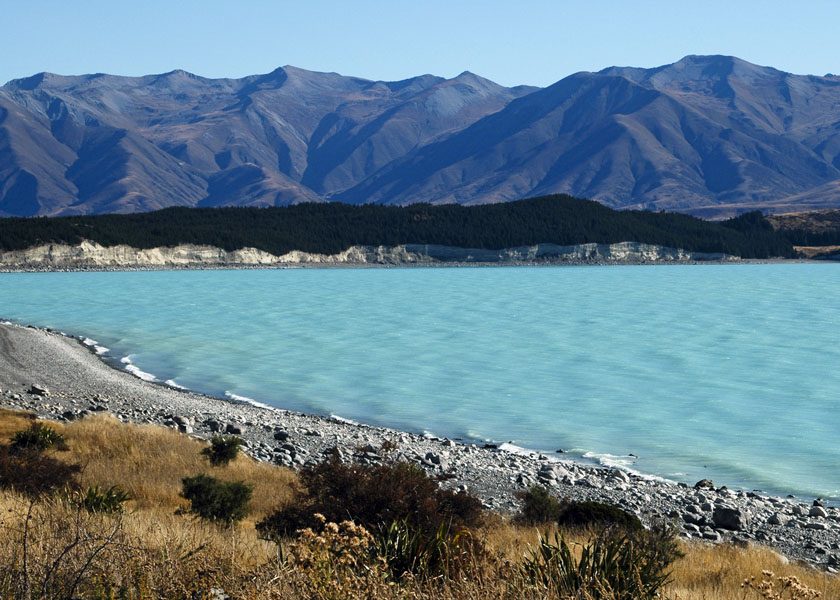
#> input picture OpenCV/01 info Operaciones basicas con imagenes/New_Zealand_Lake.jpg, 840 x 600 px, given in place of the camera
$ python '16 Usando_camara_OpenCV.py' '01 info Operaciones basicas con imagenes/New_Zealand_Lake.jpg'
#> lines starting #> are read from the running program, lines starting #| are printed output that depends on the picture

# ******************************************
# ***** 16 Usando la camara en OpenCV
# ******************************************
import cv2
import sys

# especificamos un índice de dispositivo de cámara predeterminado de cero.
s = 0
print(sys.argv)  # contiene los argumentos de la librería sys, por ejemplo 0 es la ruta
# ['C:\\Users\\jgomcano\\PycharmProjects\\guiapython\\OpenCV\\Usando la camara en openCV\\16 Usando_camara_OpenCV.py']
# y simplemente estamos verificando si hubo una especificación de línea de comando para anular ese valor predeterminado.
if len(sys.argv) > 1:
    s = sys.argv[1]
print(s)  # 0
source = cv2.VideoCapture(s)  # llamamos a la clase de captura de video para crear un objeto de captura de video,
#  Con el índice 0 accederá a la cámara predeterminada en su sistema, si no hay que indicarlo
win_name = 'Vista de camara'
# estamos creando una ventana con nombre, que eventualmente vamos a enviar la salida transmitida
cv2.namedWindow(win_name, cv2.WINDOW_NORMAL)

'''ciclo while nos permitirá transmitir continuamente video desde la cámara y enviarlo a la salida a menos que el
usuario pulse la tecla de escape.'''
while cv2.waitKey(1) != 27:  # Escape
#> (key Esc is pressed here)
#> further down, frame is the input picture: shape (600, 840, 3); mean B, G, R 140.2, 126.7, 100.9
    '''usa esa fuente de objeto de captura de vídeo  de captura de video para llamar al método read, que  devolverá un
    solo cuadro de la transmisión de video, así como una variable lógica has_frame.
    Entonces, si hay algún tipo de problema con la lectura de la transmisión de video o el acceso a la cámara, entonces
    has_frame sería falso y saldríamos del bucle.
    De lo contrario, continuaríamos y llamaríamos a la función de visualización de mensajes instantáneos y abriríamos
     kbps para enviar el video (frame) a la ventana de salida'''
    has_frame, frame = source.read()
    if not has_frame:
        break
    cv2.imshow(win_name, frame)

source.release()
cv2.destroyWindow(win_name)

### generar un boceto

# Nuestra función generadora de bocetos
def sketch(image):
    # Convierte la imagen a escala de grises
    img_gray = cv2.cvtColor(image, cv2.COLOR_BGR2GRAY)
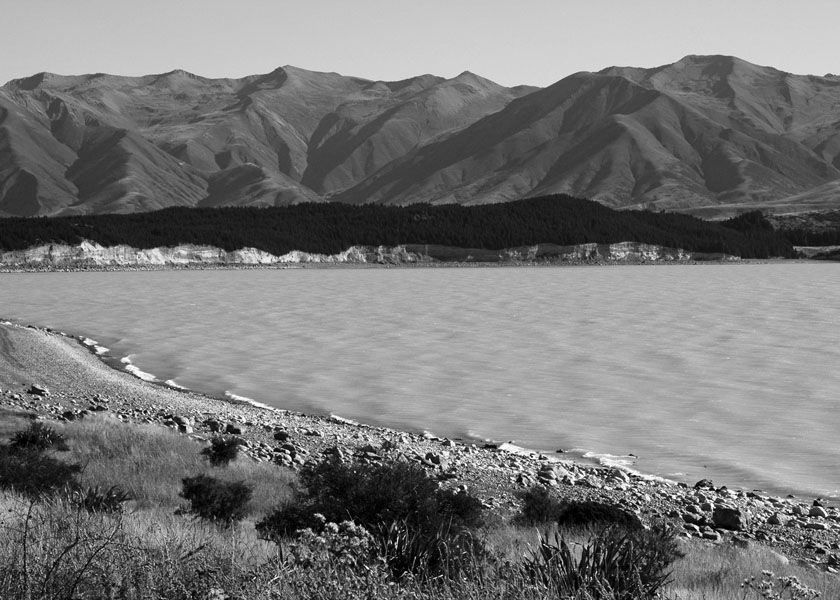
#> img_gray: shape (600, 840); min 0, max 255, mean 120.5

    # Limpia la imagen usando Guassian Blur
    img_gray_blur = cv2.GaussianBlur(img_gray, (5, 5), 0)

    # Extraer bordes
    canny_edges = cv2.Canny(img_gray_blur, 10, 70)
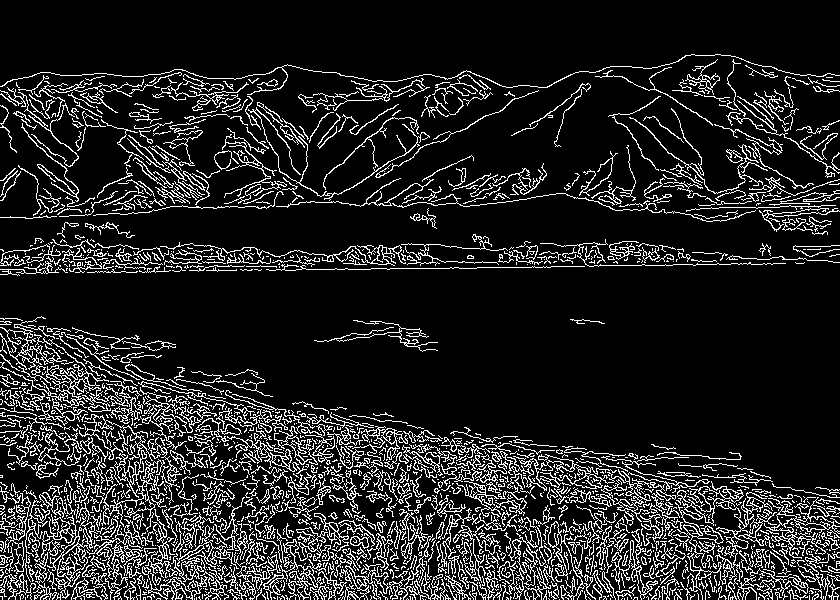
#> canny_edges: shape (600, 840); 13.7% white in thin lines or dots

    # Invertir y binarizar la imagen
    ret, mask = cv2.threshold(canny_edges, 70, 255, cv2.THRESH_BINARY_INV)
#> mask: shape (600, 840); 86.3% white; black in thin lines or dots
    return mask


# Inicializar webcam, cap es el objeto proporcionado por VideoCapture
cap = cv2.VideoCapture(0)

while True:
    # Contiene un booleano indicando si tuvo éxito (ret)
    # También contiene las imágenes recogidas de la webcam (frame)
    ret, frame = cap.read()
    # Pasamos nuestro frame a nuestra función sketch directamente dentro de cv2.imshow()
    cv2.imshow('Nuestro dibujante en vivo', sketch(frame))
    if cv2.waitKey(1) == 13:  # 13 es la tecla Enter
#> (key Esc is pressed here)
        break

# Libera la cámara y cierra las ventanas
cap.release()
cv2.destroyAllWindows()
